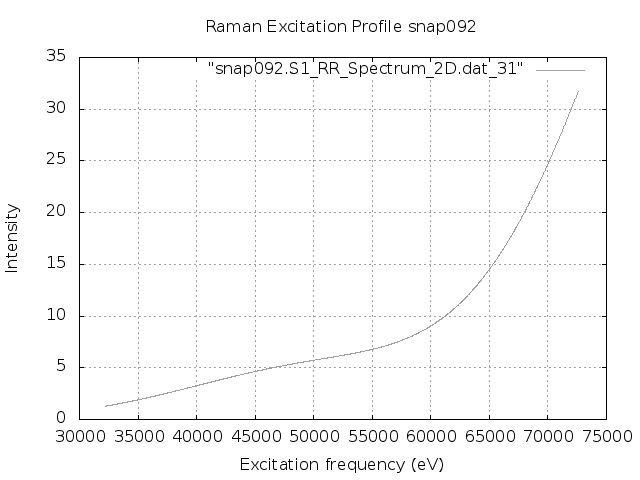

Reproduce this figure in gnuplot.
set terminal png
set output "snap092.S1.REP_frozen.png"
set xlabel 'Excitation frequency (eV)'
set ylabel 'Intensity'
set title "Raman Excitation Profile snap092"
set grid
set autoscale
plot "snap092.S1_RR_Spectrum_2D.dat_31" with lines lc "blue"
exit
